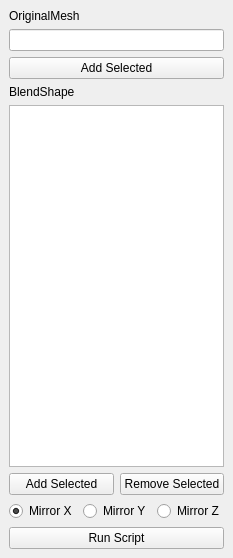
<?xml version="1.0" encoding="UTF-8"?>
<ui version="4.0">
 <class>MainWindow</class>
 <widget class="QMainWindow" name="MainWindow">
  <property name="geometry">
   <rect>
    <x>0</x>
    <y>0</y>
    <width>215</width>
    <height>558</height>
   </rect>
  </property>
  <property name="windowTitle">
   <string>MainWindow</string>
  </property>
  <widget class="QWidget" name="centralwidget">
   <layout class="QVBoxLayout" name="verticalLayout">
    <item>
     <widget class="QLabel" name="originalLabel">
      <property name="text">
       <string>OriginalMesh</string>
      </property>
     </widget>
    </item>
    <item>
     <widget class="QLineEdit" name="originalInput">
      <property name="minimumSize">
       <size>
        <width>197</width>
        <height>0</height>
       </size>
      </property>
      <property name="readOnly">
       <bool>true</bool>
      </property>
     </widget>
    </item>
    <item>
     <widget class="QPushButton" name="originalButton">
      <property name="text">
       <string>Add Selected</string>
      </property>
     </widget>
    </item>
    <item>
     <widget class="QLabel" name="blendLabel">
      <property name="text">
       <string>BlendShape</string>
      </property>
     </widget>
    </item>
    <item>
     <widget class="QListWidget" name="blendList"/>
    </item>
    <item>
     <layout class="QHBoxLayout" name="horizontalLayout_7">
      <item>
       <widget class="QPushButton" name="blendButton">
        <property name="text">
         <string>Add Selected</string>
        </property>
       </widget>
      </item>
      <item>
       <widget class="QPushButton" name="delButton">
        <property name="text">
         <string>Remove Selected</string>
        </property>
       </widget>
      </item>
     </layout>
    </item>
    <item>
     <layout class="QHBoxLayout" name="horizontalLayout">
      <item>
       <widget class="QRadioButton" name="scaleXRadio">
        <property name="text">
         <string>Mirror X</string>
        </property>
        <property name="checked">
         <bool>true</bool>
        </property>
       </widget>
      </item>
      <item>
       <widget class="QRadioButton" name="scaleYRadio">
        <property name="text">
         <string>Mirror Y</string>
        </property>
       </widget>
      </item>
      <item>
       <widget class="QRadioButton" name="scaleZRadio">
        <property name="text">
         <string>Mirror Z</string>
        </property>
       </widget>
      </item>
     </layout>
    </item>
    <item>
     <widget class="QPushButton" name="runButton">
      <property name="text">
       <string>Run Script</string>
      </property>
     </widget>
    </item>
   </layout>
  </widget>
 </widget>
 <resources/>
 <connections/>
</ui>
